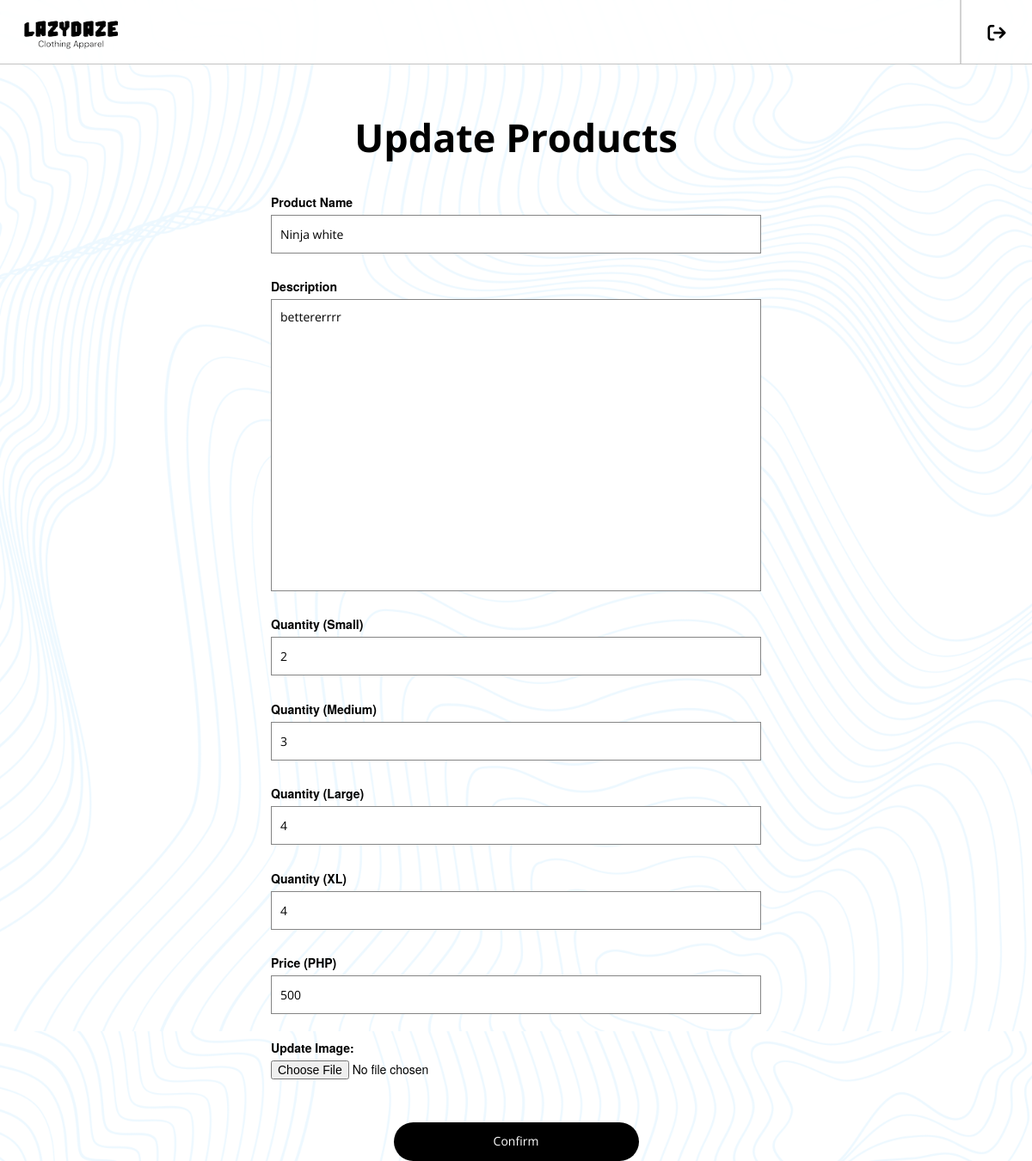
Before: /editprod.php?product_id=67 with the older database file.
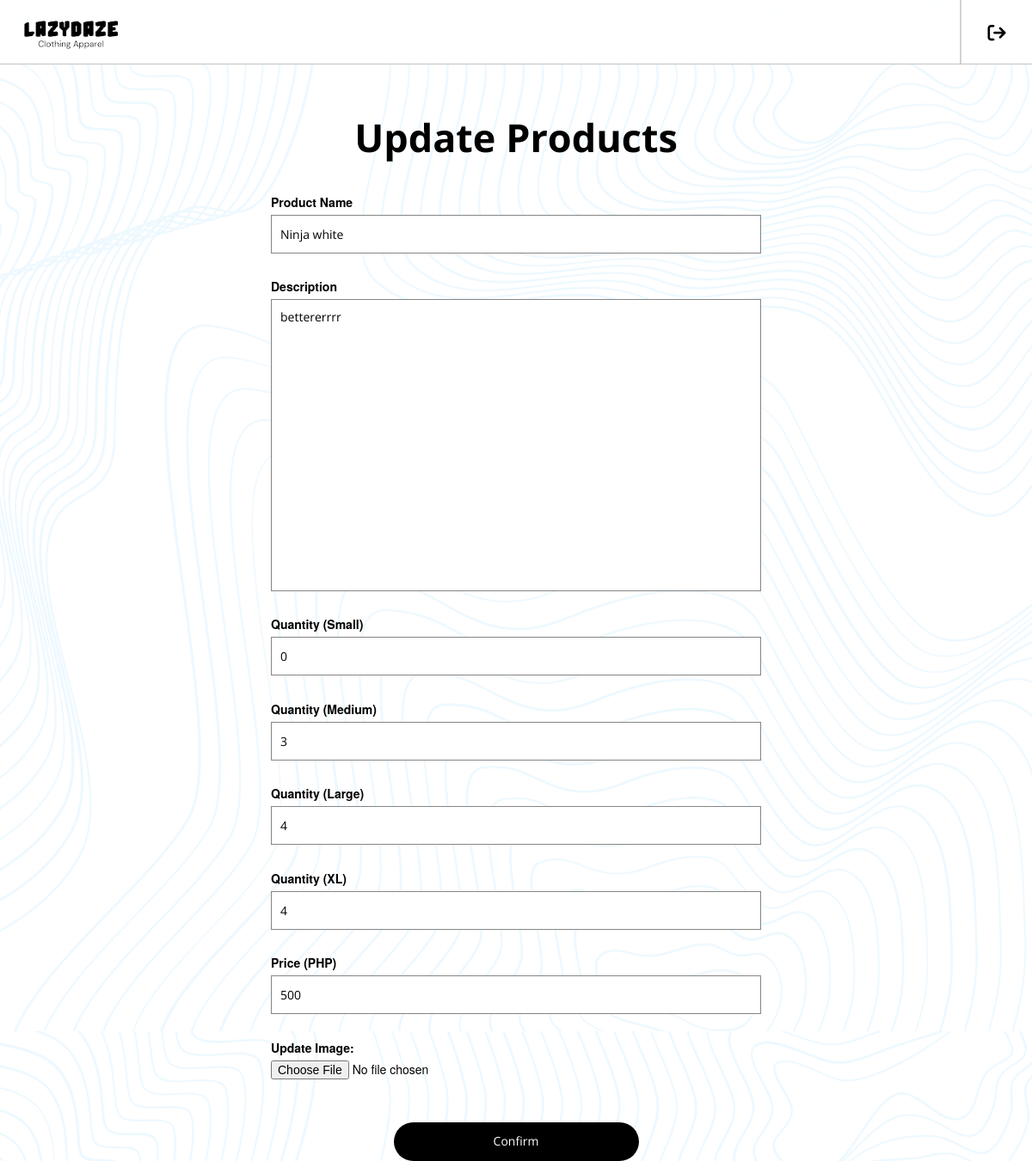
After: the same page with the newer database file.
### tables this page shows
CREATE TABLE `manageprod` (
  `ProductID` int(200) NOT NULL,
  `Product_Name` varchar(255) NOT NULL,
  `Description` varchar(100) NOT NULL,
  `Quantity_Small` int(30) NOT NULL,
  `Quantity_Medium` int(30) NOT NULL,
  `Quantity_Large` int(30) NOT NULL,
  `Quantity_XL` int(30) NOT NULL,
  `Price` int(200) NOT NULL,
  `img` varchar(200) NOT NULL
);

### editprod.php (the view, shortened to what this page needs)
<?php
include('connect.php');
if(isset($_GET['product_id'])) {
    $product_id = $_GET['product_id'];
    $sql = "SELECT * FROM manageprod WHERE ProductID = '$product_id'";
    $result = mysqli_query($conn, $sql);
    if(mysqli_num_rows($result) > 0) {
        $row = mysqli_fetch_assoc($result);
        $Product_Name = $row['Product_Name'];
        $Description = $row['Description'];
        $Quantity_Small = $row['Quantity_Small'];
        $Quantity_Medium = $row['Quantity_Medium'];
        $Quantity_Large = $row['Quantity_Large'];
        $Quantity_XL = $row['Quantity_XL'];
        $Price = $row['Price'];
    } else {
        echo "Product not found.";
        exit();
    }
} else {
    echo "Product ID is missing.";
    exit();
}
?>
<!DOCTYPE html>
<html lang="en">
<head>
    <link rel="stylesheet" href="https://maxcdn.bootstrapcdn.com/bootstrap/3.4.1/css/bootstrap.min.css">
    <link href="./editprod.css" rel="stylesheet" type="text/css"/>
    <link rel="stylesheet" href="https://cdnjs.cloudflare.com/ajax/libs/font-awesome/6.5.1/css/all.min.css" />
</head>
<body>
<div class="bg">
  <div class="topnav">
        <a href="admin_mainpage.php">
          <img align="left" class="ld-icon" src="LDAssets/lz logo.png" alt="LazyDaze">
        </a>
        <div class="nav-h-layout">
            <div class="nav-icon">
                <a href="./homepage.php">
                </a>
            </div>
            <div class="nav-line"></div>
        </div>
  </div>
  <h1>Update Products</h1>
  <div class="container">
    <form class="prod-form" id="prod" method="post" action="" enctype="multipart/form-data">
        <label>Product Name</label>
        <input type="text" class="name-input" name="Prod-name" value="<?php echo htmlspecialchars($Product_Name); ?>" required>
        <label>Description</label>
        <textarea class="Description-input" name="Description" required><?php echo htmlspecialchars($Description); ?></textarea>
        <label>Quantity (Small)</label>
        <input type="number" class="Quantity" name="Quantity_Small" value="<?php echo htmlspecialchars($Quantity_Small); ?>" required>
        <label>Quantity (Medium)</label>
        <input type="number" class="Quantity" name="Quantity_Medium" value="<?php echo htmlspecialchars($Quantity_Medium); ?>" required>
        <label>Quantity (Large)</label>
        <input type="number" class="Quantity" name="Quantity_Large" value="<?php echo htmlspecialchars($Quantity_Large); ?>" required>
        <label>Quantity (XL)</label>
        <input type="number" class="Quantity" name="Quantity_XL" value="<?php echo htmlspecialchars($Quantity_XL); ?>" required>
        <label>Price (PHP)</label>
        <input type="number" class="Price" name="Price" value="<?php echo htmlspecialchars($Price); ?>" required>
        <label for="update_image">Update Image:</label>
        <input type="file" id="update_image" name="img">
        <button type="submit" class="submit-btn" name="submit" value="submit">Confirm</button>
    </form>
  </div>
</div>
</body>
</html>

Changed rows visible on the page:
changed manageprod "Ninja white": Quantity_Small "2" → "0"
